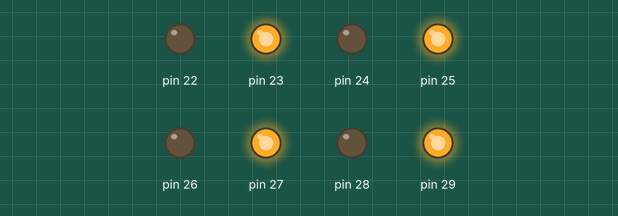
Bench run of a sketch on a simulated Arduino Mega 2560, built with avr-gcc and run on an emulated ATmega2560. Parts: output pins drawn as LEDs (lit = HIGH).

Above: at 0.2 s.
At 1.7 s:
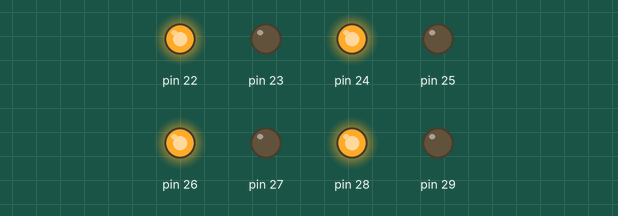
Timing chart, 0 to 3.0 s (numbered marks = the images above):
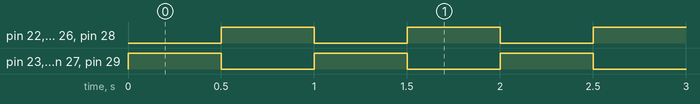

Measured:
- by itself, pin 22–29: alternates HIGH for 0.50 s and LOW for 0.50 s

The sketch:

lesson_2_binary_blink.ino
```cpp
void setup() {
  DDRA = 0b11111111; //setting all pins to output
}

void loop() {
  PORTA = 0b10101010;
  delay(500);
  PORTA = 0b01010101;
  delay(500);

}
```
